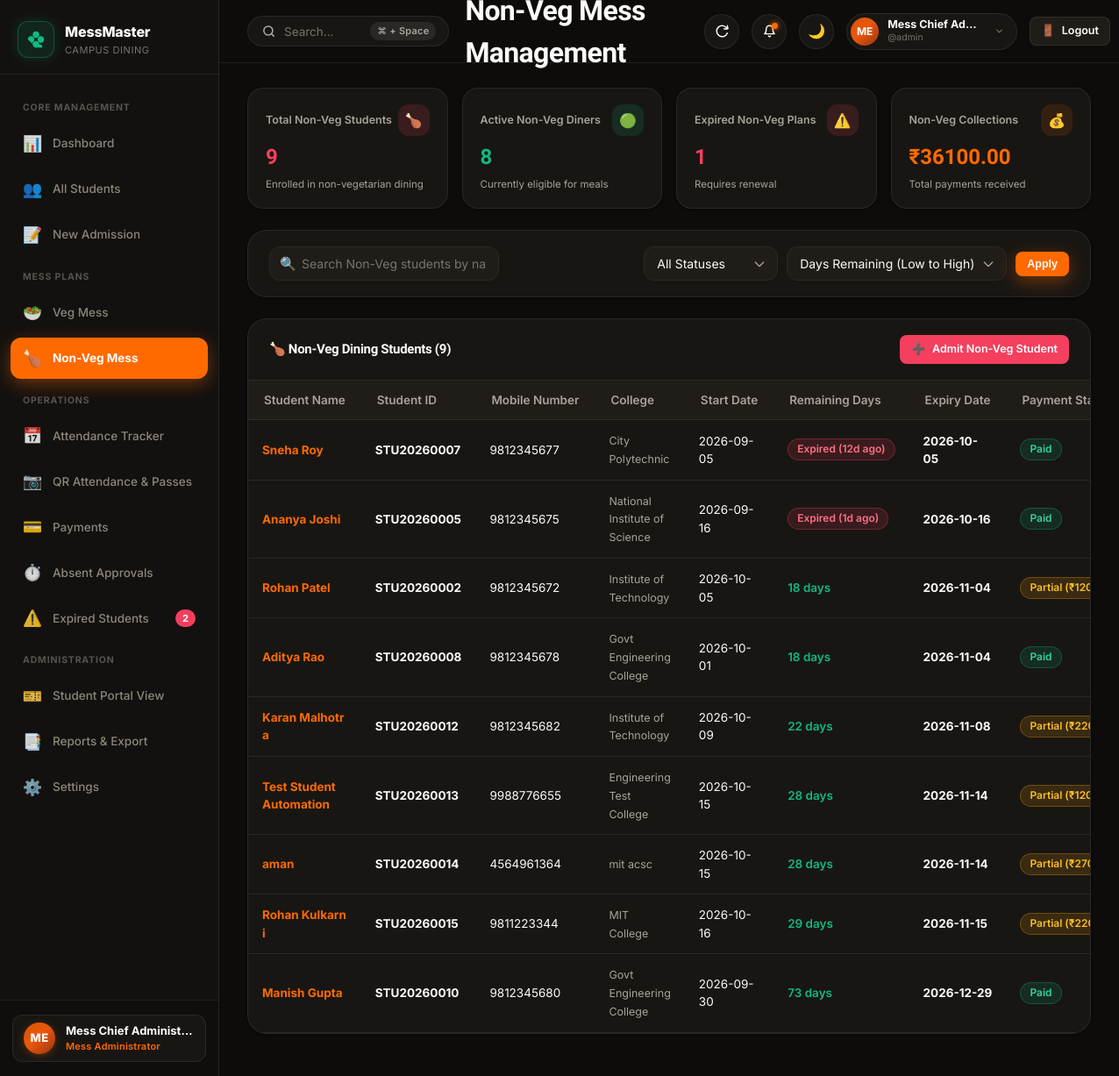
The app's page /mess/non-veg (signed in), older data.
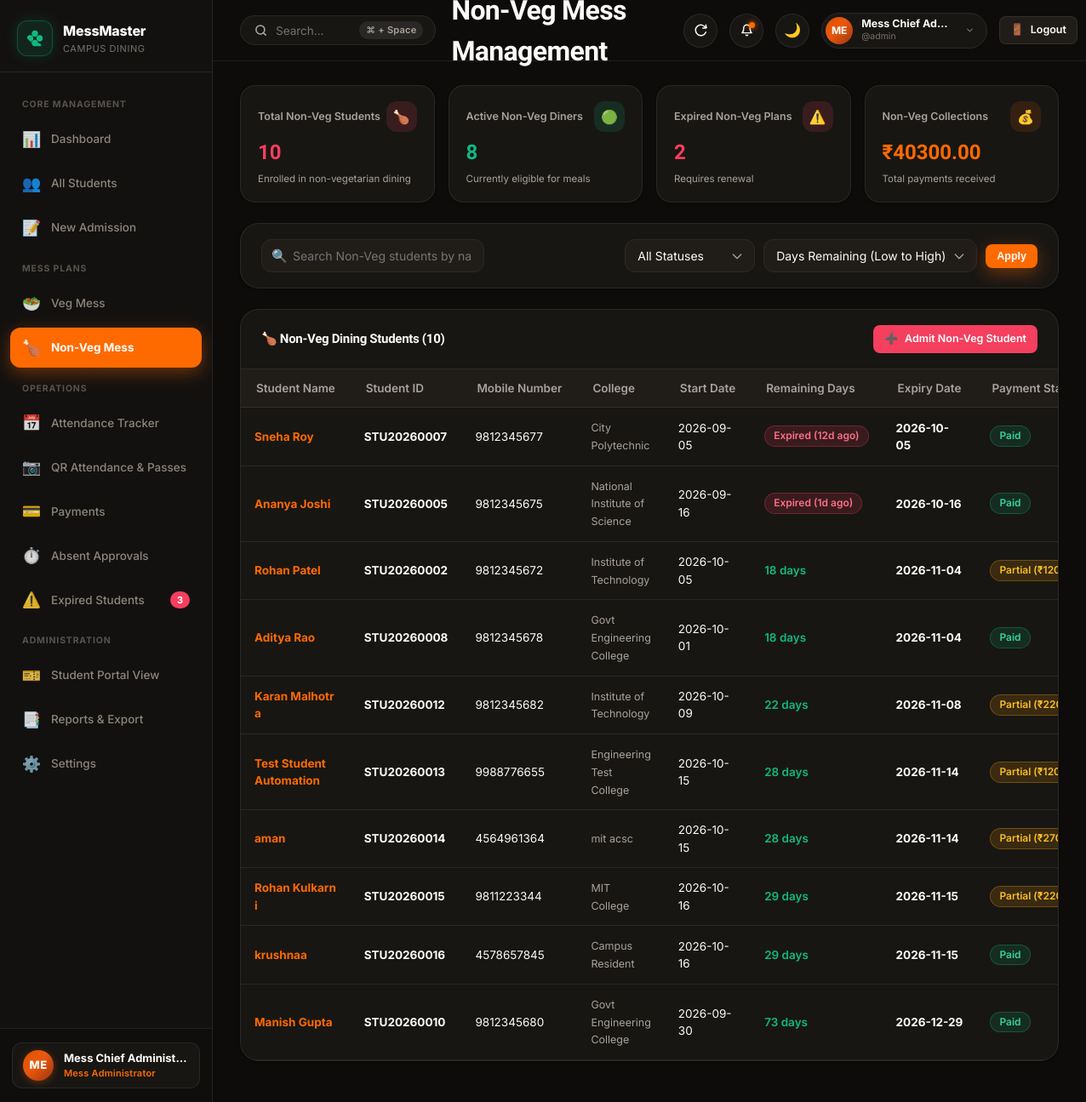
The same page, newer data.
### tables this page shows
CREATE TABLE mess_plans (
            id INTEGER PRIMARY KEY AUTOINCREMENT,
            student_id TEXT NOT NULL,
            plan_duration_days INTEGER NOT NULL,
            start_date DATE NOT NULL,
            original_expiry_date DATE NOT NULL,
            current_expiry_date DATE NOT NULL,
            total_extension_days INTEGER DEFAULT 0,
            mess_type TEXT NOT NULL CHECK(mess_type IN ('Veg', 'Non-Veg')),
            total_fee REAL NOT NULL,
            status TEXT NOT NULL DEFAULT 'Active' CHECK(status IN ('Active', 'Expired', 'Renewed')),
            is_current INTEGER NOT NULL DEFAULT 1,
            created_at DATETIME DEFAULT CURRENT_TIMESTAMP,
            FOREIGN KEY (student_id) REFERENCES students(student_id) ON DELETE CASCADE
        );

CREATE TABLE students (
            id INTEGER PRIMARY KEY AUTOINCREMENT,
            student_id TEXT UNIQUE NOT NULL,
            full_name TEXT NOT NULL,
            mobile TEXT UNIQUE NOT NULL,
            college_name TEXT NOT NULL,
            mess_type TEXT NOT NULL CHECK(mess_type IN ('Veg', 'Non-Veg')),
            status TEXT NOT NULL DEFAULT 'Active' CHECK(status IN ('Active', 'Expired', 'Deactivated')),
            admission_date DATE NOT NULL,
            created_at DATETIME DEFAULT CURRENT_TIMESTAMP,
            updated_at DATETIME DEFAULT CURRENT_TIMESTAMP
        , meal_preference TEXT DEFAULT 'Both', email TEXT);

### app.py (the view)
@app.route('/mess/non-veg')
@login_required
def nonveg_mess():
    database.update_all_mess_expiries()
    conn = database.get_db_connection()
    search = request.args.get('search', '').strip()
    status_filter = request.args.get('status', 'all')
    sort_by = request.args.get('sort_by', 'remaining_days_asc')
    query = """
        SELECT s.student_id, s.full_name, s.mobile, s.college_name, s.status,
               p.start_date, p.current_expiry_date, p.total_fee,
               COALESCE((SELECT SUM(amount) FROM payments WHERE student_id = s.student_id), 0) as total_paid,
               (p.total_fee - COALESCE((SELECT SUM(amount) FROM payments WHERE student_id = s.student_id), 0)) as balance,
               (julianday(p.current_expiry_date) - julianday(date('now'))) as remaining_days
        FROM students s
        JOIN mess_plans p ON s.student_id = p.student_id AND p.is_current = 1
        WHERE s.mess_type = 'Non-Veg'
    """
    params = []
    if search:
        query += " AND (s.student_id LIKE ? OR s.full_name LIKE ? OR s.mobile LIKE ?)"
        like_term = f"%{search}%"
        params.extend([like_term, like_term, like_term])
    if status_filter in ('Active', 'Expired', 'Deactivated'):
        query += " AND s.status = ?"
        params.append(status_filter)
    if sort_by == 'name_asc':
        query += " ORDER BY s.full_name ASC"
    elif sort_by == 'expiry_date_asc':
        query += " ORDER BY p.current_expiry_date ASC"
    else:
        query += " ORDER BY remaining_days ASC"
    students_list = conn.execute(query, params).fetchall()
    total_nonveg = conn.execute("SELECT COUNT(*) as c FROM students WHERE mess_type = 'Non-Veg'").fetchone()['c']
    active_nonveg = conn.execute("SELECT COUNT(*) as c FROM students WHERE mess_type = 'Non-Veg' AND status = 'Active'").fetchone()['c']
    expired_nonveg = conn.execute("SELECT COUNT(*) as c FROM students WHERE mess_type = 'Non-Veg' AND status = 'Expired'").fetchone()['c']
    nonveg_collected = conn.execute("""
        SELECT COALESCE(SUM(pay.amount), 0) as c
        FROM payments pay
        JOIN students s ON pay.student_id = s.student_id
        WHERE s.mess_type = 'Non-Veg'
    """).fetchone()['c']
    conn.close()
    return render_template('nonveg_mess.html',
        students=students_list,
        search=search,
        status_filter=status_filter,
        sort_by=sort_by,
        total_nonveg=total_nonveg,
        active_nonveg=active_nonveg,
        expired_nonveg=expired_nonveg,
        nonveg_collected=nonveg_collected
    )

### templates/nonveg_mess.html (shortened to what this page needs)
{% extends "base.html" %}
{% block content %}
<div class="stats-grid" style="margin-bottom: 24px;">
  <div class="stat-card">
    <div class="stat-header">
      <span class="stat-label">Total Non-Veg Students</span>
      <div class="stat-icon danger">🍗</div>
    </div>
    <div class="stat-value" style="color: var(--nonveg-color);">{{ total_nonveg }}</div>
    <div class="stat-footer">Enrolled in non-vegetarian dining</div>
  </div>
  <div class="stat-card">
    <div class="stat-header">
      <span class="stat-label">Active Non-Veg Diners</span>
      <div class="stat-icon success">🟢</div>
    </div>
    <div class="stat-value" style="color: var(--accent-green);">{{ active_nonveg }}</div>
    <div class="stat-footer">Currently eligible for meals</div>
  </div>
  <div class="stat-card">
    <div class="stat-header">
      <span class="stat-label">Expired Non-Veg Plans</span>
      <div class="stat-icon danger">⚠️</div>
    </div>
    <div class="stat-value" style="color: var(--danger);">{{ expired_nonveg }}</div>
    <div class="stat-footer">Requires renewal</div>
  </div>
  <div class="stat-card">
    <div class="stat-header">
      <span class="stat-label">Non-Veg Collections</span>
      <div class="stat-icon primary">💰</div>
    </div>
    <div class="stat-value" style="color: var(--primary);">{{ currency_symbol }}{{ "%.2f"|format(nonveg_collected) }}</div>
    <div class="stat-footer">Total payments received</div>
  </div>
</div>
<div class="panel" style="margin-bottom: 24px;">
  <div class="panel-body" style="padding: 18px 24px;">
    <form method="GET" action="{{ url_for('nonveg_mess') }}">
      <div class="toolbar" style="margin-bottom: 0;">
        <div class="search-box">
          <span class="search-icon">🔍</span>
          <input type="text" class="form-control" name="search" value="{{ search }}" placeholder="Search Non-Veg students by name, ID, or mobile...">
        </div>
        <div class="filter-group">
          <select name="status" class="form-control form-select" style="width: auto;" onchange="this.form.submit()">
            <option value="all" {% if status_filter == 'all' %}selected{% endif %}>All Statuses</option>
          </select>
          <select name="sort_by" class="form-control form-select" style="width: auto;" onchange="this.form.submit()">
            <option value="remaining_days_asc" {% if sort_by == 'remaining_days_asc' %}selected{% endif %}>Days Remaining (Low to High)</option>
          </select>
          <button type="submit" class="btn btn-primary btn-sm">Apply</button>
        </div>
      </div>
    </form>
  </div>
</div>
<div class="panel">
  <div class="panel-header">
    <h3 class="panel-title">🍗 Non-Veg Dining Students ({{ students|length }})</h3>
    <a href="{{ url_for('admission') }}" class="btn btn-danger btn-sm">
      <span>➕</span> Admit Non-Veg Student
    </a>
  </div>
  <div class="panel-body" style="padding: 0;">
    <div class="table-responsive">
      <table class="data-table">
        <thead>
          <tr>
            <th>Student Name</th>
            <th>Student ID</th>
            <th>Mobile Number</th>
            <th>College</th>
            <th>Start Date</th>
            <th>Remaining Days</th>
            <th>Expiry Date</th>
            <th>Payment Status</th>
          </tr>
        </thead>
        <tbody>
          {% if students %}
            {% for s in students %}
              <tr>
                <td>
                  <strong><a href="{{ url_for('student_profile', student_id=s.student_id) }}" style="color: var(--primary);">{{ s.full_name }}</a></strong>
                </td>
                <td><strong>{{ s.student_id }}</strong></td>
                <td>{{ s.mobile }}</td>
                <td><span style="font-size: 12.5px; color: var(--text-muted);">{{ s.college_name }}</span></td>
                <td>{{ s.start_date }}</td>
                <td>
                  {% if s.remaining_days < 0 %}
                    <span class="badge badge-expired">Expired ({{ (s.remaining_days * -1)|int }}d ago)</span>
                  {% elif s.remaining_days <= 3 %}
                    <span class="badge badge-warning">⚠️ {{ s.remaining_days|int }} days</span>
                  {% else %}
                    <span style="font-weight: 600; color: var(--accent-green);">{{ s.remaining_days|int }} days</span>
                  {% endif %}
                </td>
                <td><strong>{{ s.current_expiry_date }}</strong></td>
                <td>
                  {% if s.balance <= 0 and s.total_paid > 0 %}
                    <span class="badge badge-paid">Paid</span>
                  {% elif s.total_paid > 0 and s.balance > 0 %}
                    <span class="badge badge-partial">Partial ({{ currency_symbol }}{{ "%.2f"|format(s.balance) }} due)</span>
                  {% else %}
                    <span class="badge badge-pending">Pending</span>
                  {% endif %}
                </td>
              </tr>
            {% endfor %}
          {% else %}
            <tr>
              <td colspan="9" style="text-align: center; padding: 36px; color: var(--text-muted);">
                🍗 No non-veg mess students found matching your filters.
              </td>
            </tr>
          {% endif %}
        </tbody>
      </table>
    </div>
  </div>
</div>
{% endblock %}

Row changes from the older to the newer data that the page shows:
added mess_plans: full_name "krushnaa", student_id "STU20260016", mobile "4578657845", college_name "Campus Resident", start_date "2026-10-16", remaining_days "29", current_expiry_date "2026-11-15", shows "Paid"
Text that changed along with them:
{{ badge_expired_count }}: "2" → "3"
{{ total_nonveg }}: "9" → "10"
{{ expired_nonveg }}: "1" → "2"
{{ "%.2f"|format(nonveg_collected) }}: "36100.00" → "40300.00"
{{ students|length }}: "9" → "10"
